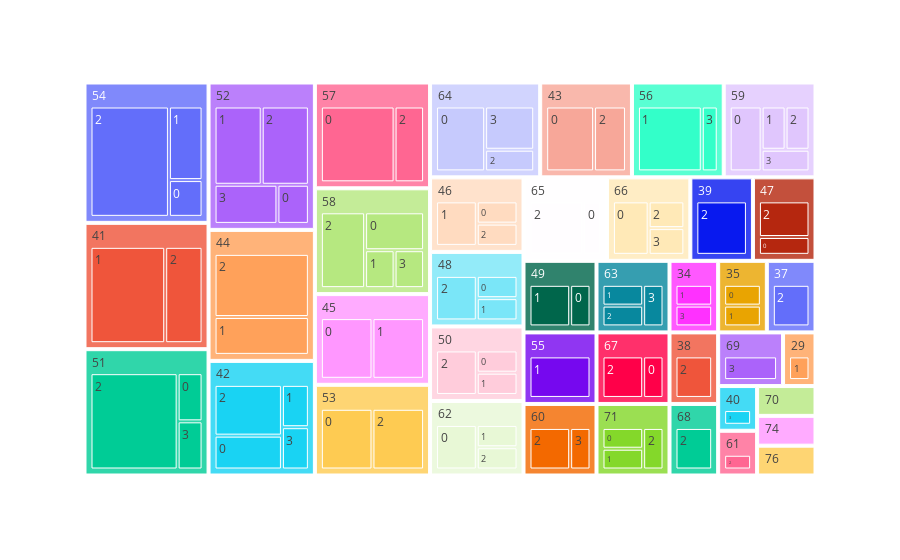

Notebook source saved alongside this figure:
### Code cell
f2 = exp.treemap(read, path=["age", "cp"], values="target")
f2

### Figure 1 — Plotly figure (JSON) as saved in the notebook; plotly's stock layout.template omitted (floating-point values rounded to 4 significant figures; data arrays with more than 128 entries replaced by an {"elided": "..."} marker saying what was removed)
{"data": [{"branchvalues": "total", "domain": {"x": [0, 1], "y": [0, 1]}, "hovertemplate": "labels=%{label}<br>target=%{value}<br>parent=%{parent}<br>id=%{id}<extra></extra>", "ids": {"elided": "149 str values"}, "labels": {"elided": "149 str values"}, "name": "", "parents": {"elided": "149 str values"}, "type": "treemap", "values": {"elided": "149 int values"}}], "layout": {"legend": {"tracegroupgap": 0}, "margin": {"t": 60}}}
